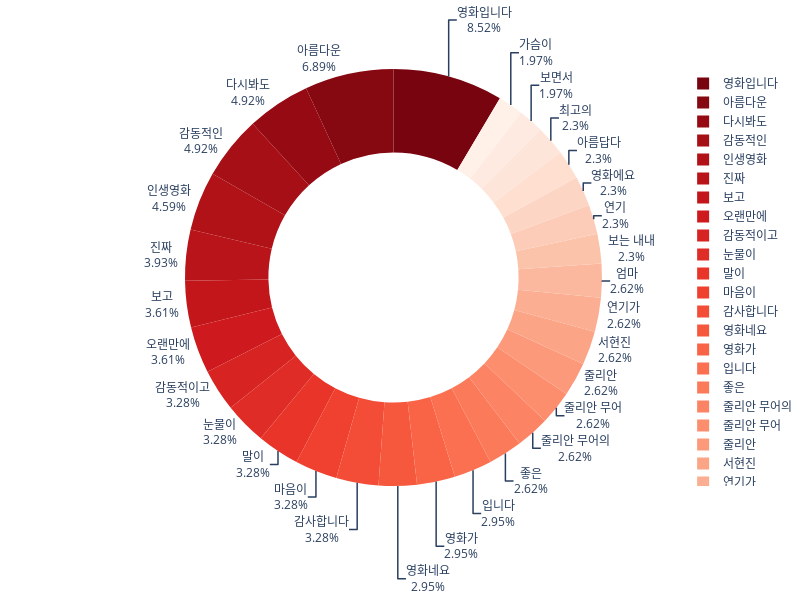

Notebook code for this chart:
### Code cell
# 전체 주요 키워드 분포
wf_colnames = [col for col in word_freq.columns if col.find(TOKENIZER) != -1]
plot_donut_wordfreq(word_freq[wf_colnames])

### Figure 1 — Plotly figure (JSON) as saved in the notebook; plotly's stock layout.template omitted (floating-point values rounded to 4 significant figures)
{"data": [{"domain": {"x": [0, 1], "y": [0, 1]}, "hole": 0.6, "hoverinfo": "label+percent+name", "hovertemplate": "word(KeyBERT)=%{label}<br>score(KeyBERT)=%{value}<extra></extra>", "labels": ["영화입니다", "아름다운", "다시봐도", "감동적인", "인생영화", "진짜", "보고", "오랜만에", "감동적이고", "눈물이", "말이", "마음이", "감사합니다", "영화네요", "영화가", "입니다", "좋은", "줄리안 무어의", "줄리안 무어", "줄리안", "서현진", "연기가", "엄마", "보는 내내", "연기", "영화에요", "아름답다", "최고의", "보면서", "가슴이"], "legendgroup": "", "name": "", "showlegend": true, "textinfo": "percent+label", "textposition": "outside", "type": "pie", "values": [26, 21, 15, 15, 14, 12, 11, 11, 10, 10, 10, 10, 10, 9, 9, 9, 8, 8, 8, 8, 8, 8, 8, 7, 7, 7, 7, 7, 6, 6]}], "layout": {"height": 600, "legend": {"tracegroupgap": 0}, "margin": {"b": 0, "l": 0, "r": 0, "t": 0}, "piecolorway": ["#77040f", "#860811", "#960b13", "#a60f15", "#b01217", "#b91419", "#c3161b", "#ce1a1e", "#d72322", "#e02c26", "#e93529", "#f0402f", "#f34c37", "#f6583e", "#f96346", "#fb7050", "#fb7a5a", "#fc8464", "#fc8e6e", "#fc997a", "#fca486", "#fcae92", "#fcb89e", "#fcc3ab", "#fdccb8", "#fdd5c4", "#fedfd0", "#fee5d9", "#feeae1", "#fff0e8"], "width": 800}}
